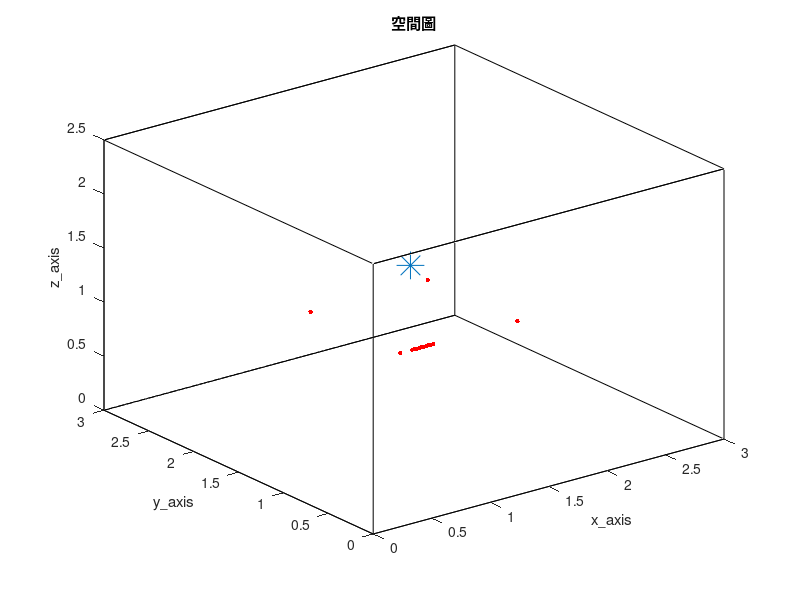

Reproduce this figure in MATLAB. (Note: this script raises an error after producing the figure.)
clc; clear;
close all;

% 加入資料夾 %
addpath('wpe_v1.33')

tic

%% RIR parameter %%
SorNum = 1;                                              % source number
MicNum_TDOA = 8;                                         % TDOA麥克風數量
MicNum = 18;                                             % number of microphone
c = 343;                                                 % Sound velocity (m/s)
fs = 16000;                                              % Sample frequency (samples/s)

% distributed 8 mic %
mic_x = [ 100 ; 200 ; 200 ; 100 ; 100 ; 200 ; 200 ; 100 ]./100;
mic_y = [ 100 ; 100 ; 200 ; 200 ; 100 ; 100 ; 200 ; 200 ]./100;
mic_z = [ 100 ; 100 ; 100 ; 100 ; 100 ; 100 ; 100 ; 100 ]./100;
MicPos = [mic_x, mic_y, mic_z,];

% ULA 30 mics %
MicStart = [110, 100, 100]/100;
spacing = 0.02;
for i = MicNum_TDOA+1:MicNum
    MicPos(i, :) = [MicStart(1, 1)+(i-(MicNum_TDOA+1))*spacing, MicStart(1, 2), MicStart(1, 3)];
end

SorPos = [170, 180, 130]/100;                            % source position (m)
room_dim = [ 300, 300, 250]/100;                          % Room dimensions [x y z] (m)
%%%%%%%%%%%%%%%%%%%%%%%%%%%%%%%%%%%%%%%%%%%%%%%%%%%%%%%%%%%%%%%%%%%%%%%%%%%%%%%%%%%%%%%%%%%%%%%%%%%%%%%%%%%%%%%%%%%
reverberation_time = 0.1;                                % Reverberation time (s)
points_rir = 1024;                                       % Number of rir points (需比 reverberation time 還長)
% look_mic = 18;
%%%%%%%%%%%%%%%%%%%%%%%%%%%%%%%%%%%%%%%%%%%%%%%%%%%%%%%%%%%%%%%%%%%%%%%%%%%%%%%%%%%%%%%%%%%%%%%%%%%%%%%%%%%%%%%%%%%
mtype = 'omnidirectional';                               % Type of microphone
order = -1;                                              % -1 equals maximum reflection order!
dim = 3;                                                 % Room dimension
orientation = 0;                                         % Microphone orientation (rad)
hp_filter = 1;                                           % Disable high-pass filter

referencce_point = MicPos(1, :);
sorpos_groundtruth = SorPos - referencce_point;

% 畫空間圖 %
figure(1);
plot3( [0 room_dim(1, 1) room_dim(1, 1) 0 0 0 room_dim(1, 1) room_dim(1, 1) 0 0 room_dim(1, 1) room_dim(1, 1) 0 0 room_dim(1, 1) room_dim(1, 1)], ...
       [0 0 room_dim(1, 2) room_dim(1, 2) 0 0 0 room_dim(1, 2) room_dim(1, 2) room_dim(1, 2) room_dim(1, 2) room_dim(1, 2) room_dim(1, 2) 0 0 0], ...
       [0 0 0 0 0 room_dim(1, 3) room_dim(1, 3) room_dim(1, 3) room_dim(1, 3) 0 0 room_dim(1, 3) room_dim(1, 3) room_dim(1, 3) room_dim(1, 3) 0] , 'k')
hold on
plot3(MicPos(:, 1), MicPos(:, 2), MicPos(:, 3), 'r.', 'MarkerSize', 10)
hold on
plot3(SorPos(:, 1), SorPos(:, 2), SorPos(:, 3), '*', 'MarkerSize', 20)
hold off
xlabel('x\_axis')
ylabel('y\_axis')
zlabel('z\_axis')
title('空間圖')
shg

%% load ground-truth RIR (h) %%
% % 產生 RIR 和存.mat 檔 %
% h = rir_generator(c, fs, MicPos, SorPos, room_dim, reverberation_time, points_rir, mtype, order, dim, orientation, hp_filter);
% rir_filename_str = ['h\h_', string(reverberation_time), 'x', string(MicNum), 'x', string(points_rir), '.mat'];
% rir_filemane = join(rir_filename_str, '');
% save(rir_filemane, 'h')

rir_filename_str = ['h\h_', string(reverberation_time), 'x', string(MicNum), 'x', string(points_rir), '.mat'];
rir_filemane = join(rir_filename_str, '');
load(rir_filemane)

%% 只取六個麥克風 MCLMS %%
MicNum = 6;
h = h(13:13+MicNum-1, :);

%% 讀音檔 (source) %%
Second = 23;
SorLen =  Second*fs;

% load speech source %
[source_transpose, fs] = audioread('245.wav', [1, SorLen]);
source = source_transpose.';

%% RIR mix source (x) %%
% convolution source and RIR %
as = zeros(MicNum, points_rir+SorLen-1);
for i = 1 : MicNum
    as(i, :) = conv(h(i, :), source);
end

x = as(:, 1:SorLen);

%% MCN %%
% basic parameters %
L = points_rir;
%%%%%%%%%%%%%%%%%%%%%%%%%%%%%%%%%%%%%%%%%%%%%%%%%%%%%%%%%%%%%%%%%%%%%%%%%%%%%%%%%%%%%%%%%%%%%%%%%%
lambda = 0.999;
step_size = 0.999;
diaload_delta_h = 0;
stop_criteria = 1e-8;
%%%%%%%%%%%%%%%%%%%%%%%%%%%%%%%%%%%%%%%%%%%%%%%%%%%%%%%%%%%%%%%%%%%%%%%%%%%%%%%%%%%%%%%%%%%%%%%%%%

% initialize R %
R_ini_scalar = 0;
for i = 1:MicNum
    R_ini_scalar = R_ini_scalar + flip(x(i, 1:L))*flip(x(i, 1:L)).'/L;
end

R = R_ini_scalar*eye(MicNum*L);

% initialize h_hat %
h_hat = zeros(MicNum*L, 1);
for i = 1:MicNum
    h_hat((i-1)*L+1) = 1;
end

h_hat = h_hat/norm(h_hat);

% initialize cost function %
cost_fun = zeros(SorLen, 1);

% iteration process %
for n = L+1:SorLen
    % construct R %
    R_temp = zeros(MicNum*L, MicNum*L);
    dia_sum = zeros(L, L);
    for i = 1:MicNum
        for j = 1:MicNum
            R_temp((i-1)*L+1:i*L, (j-1)*L+1:j*L) = -(flip(x(j, n-L+1:n)).'*flip(x(i, n-L+1:n)));
            if i == j
                dia_sum = dia_sum + flip(x(j, n-L+1:n)).'*flip(x(i, n-L+1:n));
            end

        end

    end

    for i = 1:MicNum
        R_temp((i-1)*L+1:i*L, (i-1)*L+1:i*L) = R_temp((i-1)*L+1:i*L, (i-1)*L+1:i*L) + dia_sum;
    end

    R = lambda*R + R_temp;

    % construct cost function %
    for i = 1:MicNum-1
        for j = i+1:MicNum
            cost_fun(n, :) = cost_fun(n, :) + (flip(x(i, n-L+1:n))*h_hat((j-1)*L+1:j*L, :) - flip(x(j, n-L+1:n))*h_hat((i-1)*L+1:i*L, :))^2;
        end

    end

    % compute new h_hat %
    delta_h = inv(R-2*h_hat*(h_hat.')*R-2*R*h_hat*(h_hat.')+diaload_delta_h*eye(MicNum*L))*(R_temp*h_hat-cost_fun(n, :)*h_hat);    % diaload_delta_h*eye(MicNum*L)
    h_hat = (h_hat-step_size*delta_h)/norm(h_hat-step_size*delta_h);

    % stop criteria %
    cost_mean = mean(cost_fun(n-9:n, :));
    if cost_mean < stop_criteria
        break;
    end

end

%%%%%%%%%%%%%%%%%%%%%%%%%%%%%%%%%%%%%%%%%%%%%%%%%%%%%%%%%%%%%%%%%%%%%%%%%%%%%%%%%%%%%%%%%%%%%%%%%%%%%%%%%%%%%%%%%%%%%%
% 中途看波型跟NRMSPM %
aa = reshape(h_hat, [size(h_hat, 1)/MicNum MicNum]).';
ratio_aa = zeros(MicNum, 1);
for i = 1:MicNum
    ratio_aa(i, :) = max(abs(h(i, :)))/max(abs(aa(i, :)));
end

aa = aa.*ratio_aa;

look_mic = 6;
figure(2)
plot(h(look_mic, :), 'r');
hold on
plot(-aa(look_mic, :), 'b');
hold off
xlim([1 points_rir])
legend('ground-truth RIR', 'estimated RIR')
xlabel('time samples')
ylabel('amplitude')
shg

h_NRMSPM = reshape(h.', [MicNum*L 1]);
aa_NRMSPM = reshape(aa.', [MicNum*L 1]);
NRMSPM = 20*log10(norm(h_NRMSPM-h_NRMSPM.'*aa_NRMSPM/(aa_NRMSPM.'*aa_NRMSPM)*aa_NRMSPM)/norm(h_NRMSPM));
%%%%%%%%%%%%%%%%%%%%%%%%%%%%%%%%%%%%%%%%%%%%%%%%%%%%%%%%%%%%%%%%%%%%%%%%%%%%%%%%%%%%%%%%%%%%%%%%%%%%%%%%%%%%%%%%%%%%%%

%% 畫圖看結果 %%
% reshape and rescale h_hat %
h_hat = reshape(h_hat, [size(h_hat, 1)/MicNum MicNum]).';
ratio_h_hat = zeros(MicNum, 1);
for i = 1:MicNum
    ratio_h_hat(i, :) = max(abs(h(i, :)))/max(abs(h_hat(i, :)));
end

h_hat = h_hat.*ratio_h_hat;

A_filename = 'A_tdomain\BSI_NA_TD_TDOA_ULA_h_hat.m';
save(A_filename, 'h_hat')

% cost function 圖 %
figure(3)
plot(cost_fun(L+1:end, :).');
xlabel('update times')
title('cost function')

fig_filename = 'fig\BSI_NA_TD_TDOA_ULA_costfun.fig';
savefig(fig_filename)

% RIR 比較圖 %
figure(4)
plot(h(look_mic, :), 'r');
hold on
plot(-h_hat(look_mic, :), 'b');
hold off
xlim([1 points_rir])
legend('tfestimate', 'BSI')
title('RIR')
xlabel('time samples')
ylabel('amplitude')
shg

fig_filename = 'fig\BSI_NA_TD_TDOA_ULA_RIR.fig';
savefig(fig_filename)

%% NRMSPM %%
h_NRMSPM = reshape(h.', [MicNum*points_rir 1]);
h_hat_NRMSPM = reshape(h_hat.', [MicNum*points_rir 1]);
NRMSPM = 20*log10(norm(h_NRMSPM-h_NRMSPM.'*h_hat_NRMSPM/(h_hat_NRMSPM.'*h_hat_NRMSPM)*h_hat_NRMSPM)/norm(h_NRMSPM));

NRMSPM_in = zeros(MicNum, 1);
for i = 1:MicNum
    NRMSPM_in(i, :) = 20*log10(norm(h(i, :).'-h(i, :)*h_hat(i, :).'/(h_hat(i, :)*h_hat(i, :).')*h_hat(i, :).')/norm(h(i, :).'));
end


%% 檢查 direct sound 有無 match %%
[~, argmax_h] = max(abs(h.'));
[~, argmax_h_hat] = max(abs(h_hat.'));

%% ATF magnitude and phase plot %%
ATF = fft(h, points_rir, 2);
ATF_estimated = fft(h_hat, points_rir, 2);

figure(5)
subplot(2, 1, 1);
semilogx(linspace(0, fs/2, points_rir/2+1), 20*log10(abs(ATF(look_mic, 1:points_rir/2+1))), 'r');
hold on
semilogx(linspace(0, fs/2, points_rir/2+1), 20*log10(abs(ATF_estimated(look_mic, 1:points_rir/2+1))), 'b');
hold off
xlim([200 8000])
legend('ground-truth ATF', 'estimated ATF')
xlabel('frequency (Hz)')
ylabel('dB')

subplot(2, 1, 2);
semilogx(linspace(0, fs/2, points_rir/2+1), unwrap(angle(ATF(look_mic, 1:points_rir/2+1))), 'r');
hold on
semilogx(linspace(0, fs/2, points_rir/2+1), unwrap(angle(ATF_estimated(look_mic, 1:points_rir/2+1))), 'b');
hold off
xlim([200 8000])
legend('ground-truth ATF', 'estimated ATF')
xlabel('frequency (Hz)')
ylabel('phase (radius)')

fig_filename = 'fig\BSI_NA_TD_TDOA_ULA_ATF.fig';
savefig(fig_filename)

fprintf('done\n')
